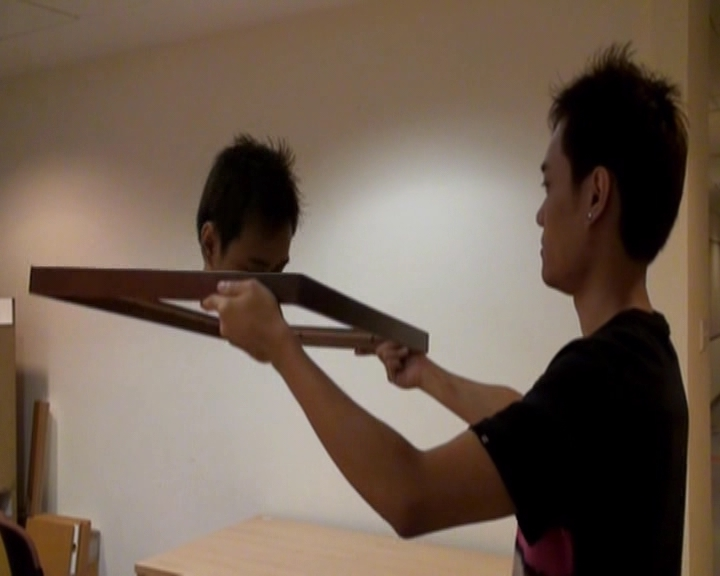
#> input picture LectureNotesCollection/CS4243/ProblemSet/A0077863N_SongYangyu_Lab3_Wed630pm/motion0025.jpg, 720 x 576 px
$ python motion.py   (Python 2 division)   (older library calls are emulated)
#> lines starting #> are read from the running program, lines starting #| are printed output that depends on the picture
import cv2
import cv2.cv as cv
import numpy as np

im = cv2.imread("motion0025.jpg", cv2.CV_LOAD_IMAGE_COLOR)
#> im is the input picture: shape (576, 720, 3); mean B, G, R 81.7, 95.3, 112
gr = cv2.imread("motion0025.jpg", cv2.CV_LOAD_IMAGE_GRAYSCALE)
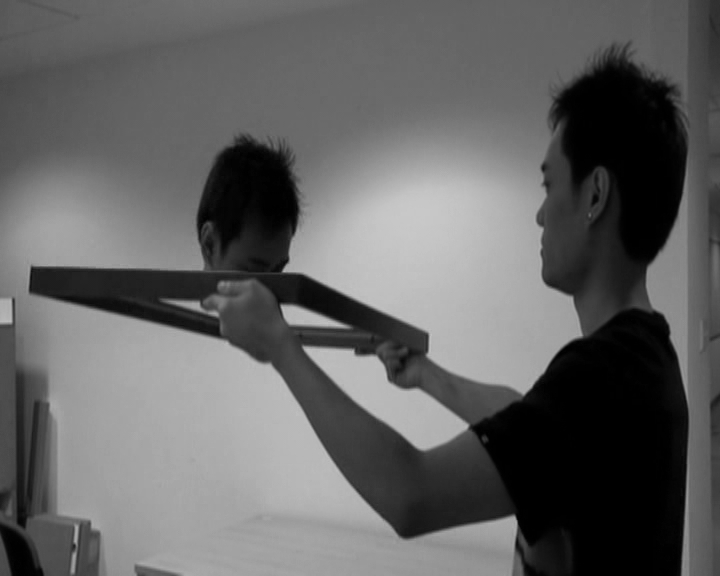
#> gr: shape (576, 720); min 0, max 201, mean 98.7

winname = "imageWin"
#> (the run stopped early here; a loop or call above may not have finished)
